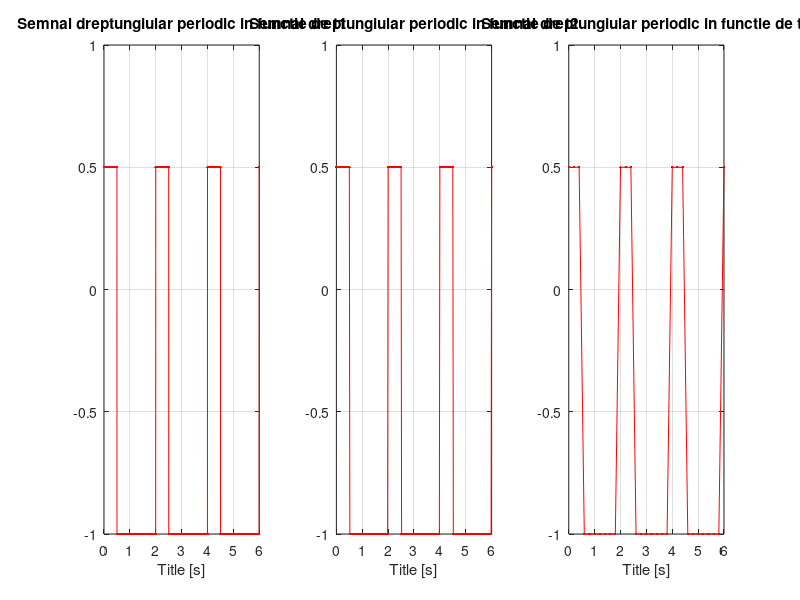
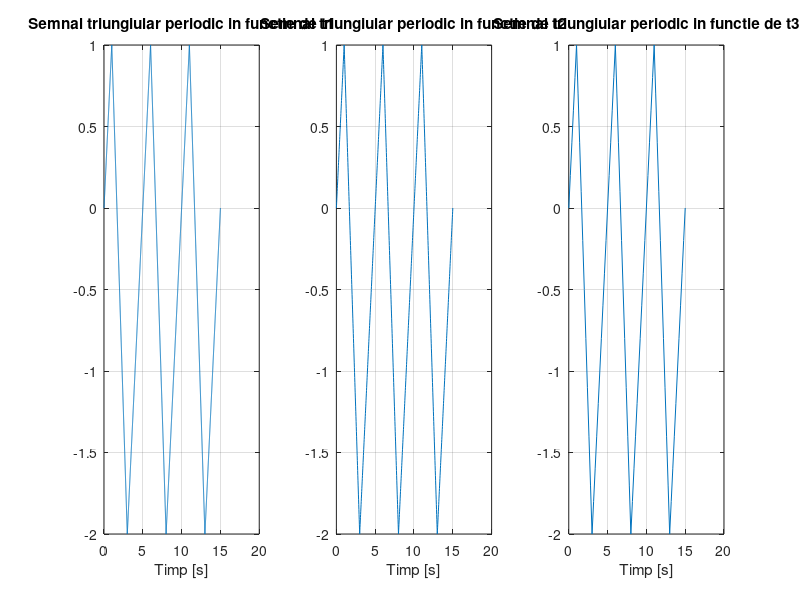
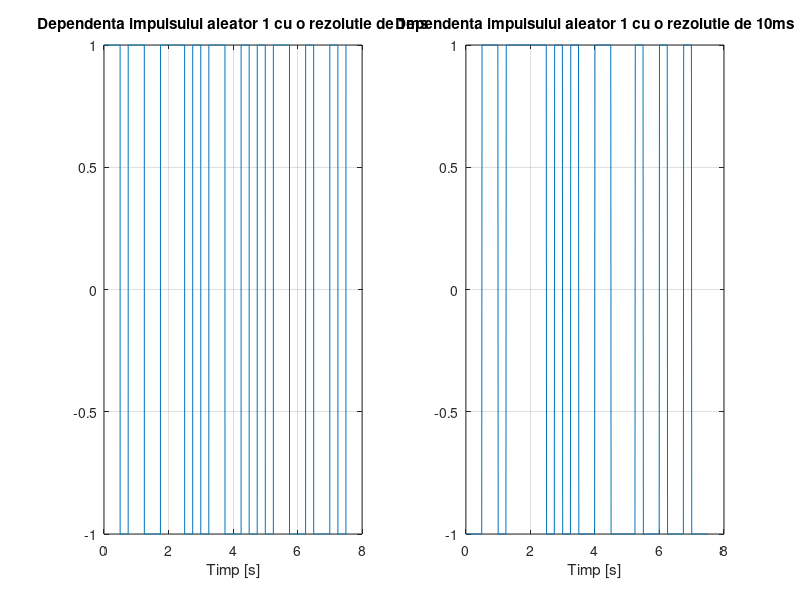
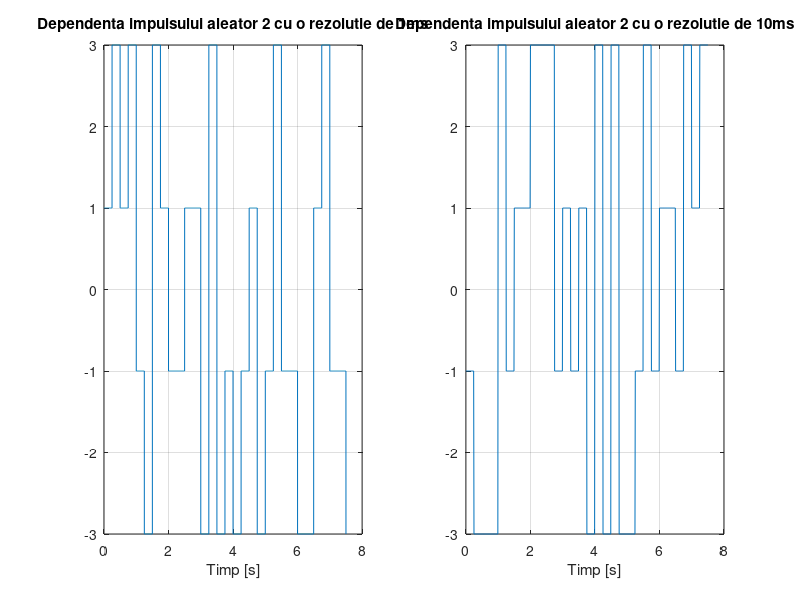

The MATLAB source for these figures, in order:
%Am scris toata tema intr-un singur program Matlab. Prima figura corespunde
%cerintei 1, cea de-a doua corespunde cerintei 2, urmatoarele patru
%corespund cerintei 3, cea de-a saptea corespunde cerintei 4, iar cea de-a
%opta corespunde cerintei 5.
%La primele doua cerinte apar erori legate de indexare intru-cat am
%modifica voit i-ul cu care am apelat for-ul in interiorul for-ului. Am
%facut acest lucru pentru a nu mai introduce inca o variabila suplimentara
%si pentru ca am vazut ca matlabul nu genereaza eroare din acest motiv.
%Pentru cel de-al doilea punct am utilizat calculul matematic de mana pe
%care l-am introdus apoi in matlab.

%Cea de-a treia parte este mult mai voluminoasa decat celelalte intru-cat
%nu am vrut sa folosesc vro functie specifica matlab ci am dezvoltat
%prorpiul algoritm. Am generat intai un vector cu dimensiunea egala cu
%numarul total de puncte de pe axa timpului, dupa care am generat din
%perioada in perioada un numar aleator dintre cele dorite utilizand functia
%randi si aplicandu-i apoi cateva constrangeri, dupa care am umplut spatiul
%dintre aceste puncte pentru ca functia sa isi pastreze aceeasi valoare pe
%durata unei perioade. Totodata am folosit in interiorul unor if-uri un if
%de care nu am mai avut nevoie si l-am comentat.
%La ultimele doua puncte am aplicat doar anumite functii matematice.
%Nu am pus accent pe culoarea, denumirea sau alte aspecte estetice ale
%graficelor si nici nu am tinut sa fac un algoritm cat mai optimizat si
%importabil. As fi putut sa atribui unor variabile o serie de valori ce
%le-am folosit ca atare dar nu am considera a fi necesar acest lucru.
%Am folosit clear la fiecare sfarsit de program.













%Punctul 1:

T=2;
t1=0:0.002:6;
s1=zeros(1,length(t1));
%Construim semnalul printr-o functie for
j=0;
for i=2:0.002:8
    
        j=j+1;
    c=floor(i/T);
        i=i-c*T;
        
    if(i<=T/4)
       s1(1,j)=0.5;
    else
        s1(1,j)=-1;
    end
end

t2=0:0.02:6;
s2=zeros(1,length(t2));
j=0;
for i=2:0.02:8
    
        j=j+1;
    c=floor(i/T);
        i=i-c*T;
        
    if(i<=T/4)
       s2(1,j)=0.5;
    else
        s2(1,j)=-1;
    end
end

t3=0:0.2:6;
s3=zeros(1,length(t3));
j=0;
for i=2:0.2:8
    
        j=j+1;
    c=floor(i/T);
        r=i-c*T;
        
    if(r<=T/4)
       s3(1,j)=0.5;
    else
        s3(1,j)=-1;
    end
end

figure (1)

subplot(1,3,1), plot(t1,s1,'.-r'),xlabel('Title [s]'),grid,title('Semnal dreptungiular periodic in functie de t1')

subplot(1,3,2), plot(t2,s2,'.-r'),xlabel('Title [s]'),grid,title('Semnal dreptungiular periodic in functie de t2')

subplot(1,3,3), plot(t3,s3,'.-r'),xlabel('Title [s]'),grid,title('Semnal dreptungiular periodic in functie de t3')

%Am luat tot doar 3 perioade pentru a putea observa diferentele dintre
%grafice. Intru-cat rezolutia celui de-al treilea grafic este foarte
%scazuta acesta nu mai prezinta o scadere brusca de la 1 la -0.5.


clear

%Punctul b: Consideram ca panta este egala cu +1V/s la dreapta ce
%corespunde urcarii semnalului triunghiular. Vom folosi formulele
%matematice urmatoare: (y-y0)=m(x-x0) (ecuatia dreptei formata dintr-un
%punct si panta) o vom folosi pentru a afla ecuatia dreptei de urcare, iar
%(y-y1)/(y2-y1)=(x-x1)/(x2-x1) (Ecuatia dreptei foramta din doua puncte)
%pentru a afla ecuatia dreptei de coborare. 
%Vom considera ca graficul trece prin origine pe partea crescatoare a
%graficului. Ca si puncte pentru (x1,y1) si (x2,y2) le vom lua ca fiind
%(1,1) si (3,-2).

T=5;
m=1;

t1=0:0.002:15;
t2=0:0.02:15;
t3=0:0.2:15;

s1=zeros(1,length(t1));
s2=zeros(1,length(t2));
s3=zeros(1,length(t3));

j=0;

for i=5:0.002:20
    j=j+1;
    r=j-1;
    c=floor(i/T);
    i=i-c*T;
    if(j==1)
        s1(1,j)=m*(t1(1,j)-0)+0;
    else if (i<=1)
            s1(1,j)=m*(t1(1,j)-0)+0-5*(c-1);
            %Am adunca 5*(c-1) pentru a modela si celelalte perioade
        else if (i>=3)
                s1(1,j)=m*(t1(1,j)-0)+0-5*c;
            else if(i>1&&i<3&&c==1)
            s1(1,j)=(-2-1)*((t1(1,j)-1)/(3-1))+1-5*(c-1);
                else
                    s1(1,j)=(-2-1)*((t1(1,j)-1)/(3-1))+1+(7.5*(c-1));
                end
            end
        end
    end
end



j=0;

for i=5:0.02:20
    j=j+1;
    r=j-1;
    c=floor(i/T);
    i=i-c*T;
    if(j==1)
        s2(1,j)=m*(t2(1,j)-0)+0;
    else if (i<=1)
            s2(1,j)=m*(t2(1,j)-0)+0-5*(c-1);
        else if (i>=3)
                s2(1,j)=m*(t2(1,j)-0)+0-5*c;
            else if(i>1&&i<3&&c==1)
            s2(1,j)=(-2-1)*((t2(1,j)-1)/(3-1))+1-5*(c-1);
                else
                    s2(1,j)=(-2-1)*((t2(1,j)-1)/(3-1))+1+(7.5*(c-1));
                end
            end
        end
    end
end



j=0;

for i=5:0.2:20
    j=j+1;
    r=j-1;
    c=floor(i/T);
    i=i-c*T;
    if(j==1)
        s3(1,j)=m*(t3(1,j)-0)+0;
    else if (i<=1)
            s3(1,j)=m*(t3(1,j)-0)+0-5*(c-1);
        else if (i>=3)
                s3(1,j)=m*(t3(1,j)-0)+0-5*c;
            else if(i>1&&i<3&&c==1)
            s3(1,j)=(-2-1)*((t3(1,j)-1)/(3-1))+1-5*(c-1);
                else
                    s3(1,j)=(-2-1)*((t3(1,j)-1)/(3-1))+1+(7.5*(c-1));
                end
            end
        end
    end
end



figure (2)

subplot(1,3,1),plot(t1,s1),grid,xlabel('Timp [s]'),title('Semnal triungiular periodic in functie de t1')
subplot(1,3,2),plot(t2,s2),grid,xlabel('Timp [s]'),title('Semnal triungiular periodic in functie de t2')
subplot(1,3,3),plot(t3,s3),grid,xlabel('Timp [s]'),title('Semnal triungiular periodic in functie de t3')


clear

%Punctul 3:  Precum in exercitiul 6, fiecare nivel durat 0.25 de secunde
%O sa luam 30 de astfel de nivele

T=0.25;
%Schimbam paul deoarece nu se va suprapune peste punctele necesare in care
%ar trebui sa generam valori aleatoare. Totodata vom lua doar 2 rezolutii.
t1=0:0.001:7.5;
t2=0:0.01:7.5;

n1=length(t1);
n2=length(t2);

s11=zeros(1,n1);
s12=zeros(1,n2);

s21=zeros(1,n1);
s22=zeros(1,n2);

s31=zeros(1,n1);
s32=zeros(1,n2);

s41=zeros(1,n1);
s42=zeros(1,n2);

for i=1:250:n1
    
    s11(1,i)=randi([-1,1],1);
    while(s11(1,i)==0)
        s11(1,i)=randi([-1,1],1);
    end
end

for i=1:25:n2
    
    s12(1,i)=randi([-1,1],1);
    while(s12(1,i)==0)
        s12(1,i)=randi([-1,1],1);
    end
end

for i=1:250:n1
    
    s21(1,i)=randi([-3,3],1);
    while(s21(1,i)==0 || s21(1,i)==-2 || s21(1,i)==2)
        s21(1,i)=randi([-3,3],1);
    end
end

for i=1:25:n2
    
    s22(1,i)=randi([-3,3],1);
    while(s22(1,i)==0 || s22(1,i)==-2 || s22(1,i)==2)
        s22(1,i)=randi([-3,3],1);
    end
end

for i=1:250:n1
    
    s31(1,i)=randi([-5,5],1);
    while(s31(1,i)==0 || s31(1,i)==-2 || s31(1,i)==2 || s31(1,i)==4|| s31(1,i)==-4)
        s31(1,i)=randi([-5,5],1);
    end
end

for i=1:25:n2
    
    s32(1,i)=randi([-5,5],1);
    while(s32(1,i)==0 || s32(1,i)==-2 || s32(1,i)==2 || s32(1,i)==4 || s32(1,i)==-4)
        s32(1,i)=randi([-5,5],1);
    end
end



for i=1:250:n1
    
    s41(1,i)=randi([-7,7],1);
    while(s41(1,i)==0 || s41(1,i)==-2 || s41(1,i)==2 || s41(1,i)==4|| s41(1,i)==-4 || s41(1,i)==6 || s41(1,i)==-6)
        s41(1,i)=randi([-7,7],1);
    end
end

for i=1:25:n2
    
    s42(1,i)=randi([-7,7],1);
    while(s42(1,i)==0 || s42(1,i)==-2 || s42(1,i)==2 || s42(1,i)==4 || s42(1,i)==-4 || s42(1,i)==6 || s42(1,i)==-6)
        s42(1,i)=randi([-7,7],1);
    end
end


for i=1:250:n1

    if(s11(i)==1)
        if(i<n1)
        s11(i:i+248)=1;

            s11(i+249)=1;

        else
            continue
        end
    else if (i<n1)
        s11(i:i+248)=-1;

            s11(i+249)=-1;

    else
       continue
         end
    end
end

for i=1:25:n2

    if(s12(i)==1)
        if(i<n2)
        s12(i:i+23)=1;
            s12(i+24)=1;
        else
            continue
        end
    else if (i<n2)
        s12(i:i+23)=-1;
            s12(i+24)=-1;
    else
       continue
         end
    end
end


for i=1:250:n1

    if(s21(i)==1)
    if(i<n1)
        s21(i:i+248)=1;
        %if(t>1)
            s21(i+249)=1;
        %end
        else
            continue
    end
    end
    if (s21(i)==-1)
        if(i<n1)
        
        s21(i:i+248)=-1;
        %if(i>1)
           s21(i+249)=-1;
        %end
    else
       continue
        end
    end
    if (s21(i)==3)
        if(i<n1)
        s21(i:i+248)=3;
 %       if(i>1)
           s21(i+249)=3;
   %     end
    else
       continue
        end
    end
    if (s21(i)==-3)
        if(i<n1)
        s21(i:i+248)=-3;
 %       if(i>1)
           s21(i+249)=-3;
   %     end
    else
       continue
        end
    end
end

for i=1:25:n2

    if(s22(i)==1)
        if(i<n2)
        s22(i:i+23)=1;
    %    if(i>1)
          s22(i+24)=1;
      %  end
        else
            continue
        end
    end
    if (s22(i)==-1)
        if(i<n2)
        
        s22(i:i+23)=-1;
       % if(i>1)
           s22(i+24)=-1;
        %end
    else
       continue
        end
    end
    if (s22(i)==3)
        if(i<n2)
        s22(i:i+23)=3;
  %      if(i>1)
          s22(i+24)=3;
    %    end
    else
       continue
        end
    end
    if (s22(i)==-3)
        if(i<n2)
        s22(i:i+23)=-3;
     %   if(i>1)
            s22(i+24)=-3;
       % end
    else
       continue
        end
    end
end



for i=1:250:n1

    if(s31(i)==1)
        if(i<n1)
        s31(i:i+248)=1;
 %       if(i>1)
          s31(i+249)=1;
   %     end
        else
            continue
        end
    end
    if (s31(i)==-1)
        if(i<n1)
        s31(i:i+248)=-1;
    %    if(i>1)
            s31(i+249)=-1;
      %  end
    else
       continue
        end
    end
    if (s31(i)==3)
        if(i<n1)
        s31(i:i+248)=3;
    %    if(i>1)
            s31(i+249)=3;
      %  end
    else
       continue
        end
    end
    if (s31(i)==-3)
        if(i<n1)
        s31(i:i+248)=-3;
   %     if(i>1)
          s31(i+249)=-3;
     %   end
    else
       continue
        end
    end
    
    if (s31(i)==-5)
        if(i<n1)
        s31(i:i+248)=-5;
 %       if(i>1)
          s31(i+249)=-5;
   %     end
    else
       continue
        end
    end
    
    
    if (s31(i)==5)
        if(i<n1)
        s31(i:i+248)=5;
    %    if(i>1)
           s31(i+249)=5;
      %  end
    else
       continue
        end
    end
end



for i=1:25:n2

    if(s32(i)==1)
        if(i<n2)
        s32(i:i+23)=1;
   %     if(i>1)
          s32(i+24)=1;
     %   end
        else
            continue
        end
    end
    if (s32(i)==-1)
        if(i<n2)
        s32(i:i+23)=-1;
      %  if(i>1)
         s32(i+24)=-1;
        %end
    else
       continue
        end
    end
    if (s32(i)==3)
        if(i<n2)
        s32(i:i+23)=3;
    %    if(i>1)
           s32(i+24)=3;
      %  end
    else
       continue
        end
    end
    if (s32(i)==-3)
        if(i<n2)
        s32(i:i+23)=-3;
     %   if(i>1)
           s32(i+24)=-3;
       % end
    else
       continue
        end
    end
    
    if (s32(i)==-5)
        if(i<n2)
        s32(i:i+23)=-5;
   %     if(i>1)
          s32(i+24)=-5;
     %   end
    else
       continue
        end
    end
    
    
    if (s32(i)==5)
        if(i<n2)
        s32(i:i+23)=5;
      %  if(i>1)
          s32(i+24)=5;
        %end
    else
       continue
        end
    end
end


for i=1:250:n1

    if(s41(i)==1)
        if(i<n1)
        s41(i:i+248)=1;
 %       if(i>1)
           s41(i+249)=1;
   %     end
        else
            continue
        end
    end
    if (s41(i)==-1)
        if(i<n1)
        s41(i:i+248)=-1;
   %     if(i>1)
            s41(i+249)=-1;
     %   end
    else
       continue
        end
    end
    if (s41(i)==3)
        if(i<n1)
        s41(i:i+248)=3;
    %    if(i>1)
            s41(i+249)=3;
      %  end
    else
       continue
        end
    end
    if (s41(i)==-3)
        if(i<n1)
        s41(i:i+248)=-3;
     %   if(i>1)
            s41(i+249)=-3;
       % end
    else
       continue
        end
    end
    
    if (s41(i)==-5)
        if(i<n1)
        s41(i:i+248)=-5;
        %if(i>1)
            s41(i+249)=-5;
       % end
    else
       continue
        end
    end
    
    
    if (s41(i)==5)
        if(i<n1)
        s41(i:i+248)=5;
     %   if(i>1)
            s41(i+249)=5;
       % end
    else
       continue
        end
    end
    
     if (s41(i)==7)
         if(i<n1)
        s41(i:i+248)=7;
      %  if(i>1)
         s41(i+249)=7;
      %  end
    else
       continue
         end
     end
    
      if (s41(i)==-7)
          if(i<n1)
        s41(i:i+248)=-7;
       % if(i>1)
            s41(i+249)=-7;
      %  end
    else
       continue
          end
      end
    
end



for i=1:25:n2

    if(s42(i)==1)
        if(i<n2)
        s42(i:i+23)=1;
      %  if(i>1)
            s42(i+24)=1;
      %  end
        else
            continue
        end
    end
    if (s42(i)==-1)
        if(i<n2)
        s42(i:i+23)=-1;
   %     if(i>1)
           s42(i+24)=-1;
    %    end
    else
       continue
        end
    end
    if (s42(i)==3)
        if(i<n2)
        s42(i:i+23)=3;
    %    if(i>1)
           s42(i+24)=3;
     %   end
    else
       continue
        end
    end
    if (s42(i)==-3)
        if(i<n2)
        s42(i:i+23)=-3;
     %   if(i>1)
           s42(i+24)=-3;
       % end
    else
       continue
        end
    end
    
    if (s42(i)==-5)
        if(i<n2)
        s42(i:i+23)=-5;
   %     if(i>1)
           s42(i+24)=-5;
     %   end
    else
       continue
        end
    end
    
    
    if (s42(i)==5)
        if(i<n2)
        s42(i:i+23)=5;
     %   if(i>1)
            s42(i+24)=5;
       % end
    else
       continue
        end
    end
    
     if (s42(i)==7)
         if(i<n2)
        s42(i:i+23)=7;
   %     if(i>1)
         s42(i+24)=7;
     %   end
    else
       continue
         end
     end
    
      if (s42(i)==-7)
          if(i<n2)
        s42(i:i+23)=-7;
      %  if(i>1)
         s42(i+24)=-7;
        %end
      else
       continue
          end
      end
    
end


figure (3)
subplot(1,2,1),plot(t1,s11),xlabel('Timp [s]'),grid,title('Dependenta impulsului aleator 1 cu o rezolutie de 1ms')
subplot(1,2,2),plot(t2,s12),xlabel('Timp [s]'),grid,title('Dependenta impulsului aleator 1 cu o rezolutie de 10ms')
figure(4)
subplot(1,2,1),plot(t1,s21),xlabel('Timp [s]'),grid,title('Dependenta impulsului aleator 2 cu o rezolutie de 1ms')
subplot(1,2,2),plot(t2,s22),xlabel('Timp [s]'),grid,title('Dependenta impulsului aleator 2 cu o rezolutie de 10ms')
figure(5)
subplot(1,2,1),plot(t1,s31),xlabel('Timp [s]'),grid,title('Dependenta impulsului aleator 3 cu o rezolutie de 1ms')
subplot(1,2,2),plot(t2,s32),xlabel('Timp [s]'),grid,title('Dependenta impulsului aleator 3 cu o rezolutie de 10ms')
figure(6)
subplot(1,2,1),plot(t1,s41),xlabel('Timp [s]'),grid,title('Dependenta impulsului aleator 4 cu o rezolutie de 1ms')
subplot(1,2,2),plot(t2,s42),xlabel('Timp [s]'),grid,title('Dependenta impulsului aleator 4 cu o rezolutie de 10ms')



clear









%Punctul 4:

F=1/3;
t1=0:0.002:12;
t2=0:0.02:12;
t3=0:0.2:12;

s1=0.8*sin(2*pi*F*t1);
s2=0.8*sin(2*pi*F*t2);
s3=0.8*sin(2*pi*F*t3);

j=0;
for i=0:0.002:12
    j=j+1;
    if(s1(j)<0)
        s1(j)=0;
    end
end

j=0;
for i=0:0.02:12
    j=j+1;
    if(s2(j)<0)
        s2(j)=0;
    end
end

j=0;
for i=0:0.2:12
    j=j+1;
    if(s3(j)<0)
        s3(j)=0;
    end
end

figure(7)
subplot(1,3,1),plot(t1,s1),grid,title('Mono-alt cu t1'),xlabel('Timp [s]')
subplot(1,3,2),plot(t2,s2),grid,title('Mono-alt cu t2'),xlabel('Timp [s]')
subplot(1,3,3),plot(t3,s3),grid,title('Mono-alt cu t3'),xlabel('Timp [s]')


clear

%Punctul 5


F=1/4;

t1=0:0.002:12;
t2=0:0.02:12;
t3=0:0.2:12;

s1=1.5*sin(2*pi*F*t1);
s2=1.5*sin(2*pi*F*t2);
s3=1.5*sin(2*pi*F*t3);

j=0;
for i=0:0.002:12
    j=j+1;
    if(s1(j)<0)
        s1(j)=abs(s1(j));
    end
end

j=0;
for i=0:0.02:12
    j=j+1;
    if(s2(j)<0)
        s2(j)=abs(s2(j));
    end
end

j=0;
for i=0:0.2:12
    j=j+1;
    if(s3(j)<0)
        s3(j)=abs(s3(j));
    end
end
    

figure(8)
subplot(1,3,1),plot(t1,s1),grid,xlabel('Timp [s]'),title('Semnal red. dubla alt. dupa t1')
subplot(1,3,2),plot(t2,s2),grid,xlabel('Timp [s]'),title('Semnal red. dubla alt. dupa t2')
subplot(1,3,3),plot(t3,s3),grid,xlabel('Timp [s]'),title('Semnal red. dubla alt. dupa t3')


clear
    

